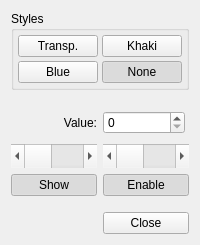
<?xml version="1.0" encoding="UTF-8"?>
<ui version="4.0">
 <class>StyleWidget</class>
 <widget class="QWidget" name="StyleWidget">
  <property name="geometry">
   <rect>
    <x>0</x>
    <y>0</y>
    <width>184</width>
    <height>245</height>
   </rect>
  </property>
  <property name="windowTitle">
   <string>Form</string>
  </property>
  <layout class="QGridLayout" name="gridLayout">
   <item row="0" column="0" colspan="2">
    <widget class="QGroupBox" name="groupBox">
     <property name="title">
      <string>Styles</string>
     </property>
     <layout class="QGridLayout" name="gridLayout_2">
      <property name="margin">
       <number>4</number>
      </property>
      <property name="spacing">
       <number>4</number>
      </property>
      <item row="0" column="0">
       <widget class="QPushButton" name="transparentStyle">
        <property name="sizePolicy">
         <sizepolicy hsizetype="Minimum" vsizetype="MinimumExpanding">
          <horstretch>0</horstretch>
          <verstretch>0</verstretch>
         </sizepolicy>
        </property>
        <property name="focusPolicy">
         <enum>Qt::StrongFocus</enum>
        </property>
        <property name="text">
         <string>Transp.</string>
        </property>
        <property name="checkable">
         <bool>true</bool>
        </property>
        <property name="checked">
         <bool>false</bool>
        </property>
        <property name="autoExclusive">
         <bool>true</bool>
        </property>
       </widget>
      </item>
      <item row="2" column="0">
       <widget class="QPushButton" name="blueStyle">
        <property name="sizePolicy">
         <sizepolicy hsizetype="Minimum" vsizetype="MinimumExpanding">
          <horstretch>0</horstretch>
          <verstretch>0</verstretch>
         </sizepolicy>
        </property>
        <property name="focusPolicy">
         <enum>Qt::StrongFocus</enum>
        </property>
        <property name="text">
         <string>Blue</string>
        </property>
        <property name="checkable">
         <bool>true</bool>
        </property>
        <property name="checked">
         <bool>false</bool>
        </property>
        <property name="autoExclusive">
         <bool>true</bool>
        </property>
       </widget>
      </item>
      <item row="0" column="1">
       <widget class="QPushButton" name="khakiStyle">
        <property name="sizePolicy">
         <sizepolicy hsizetype="Minimum" vsizetype="MinimumExpanding">
          <horstretch>0</horstretch>
          <verstretch>0</verstretch>
         </sizepolicy>
        </property>
        <property name="focusPolicy">
         <enum>Qt::StrongFocus</enum>
        </property>
        <property name="text">
         <string>Khaki</string>
        </property>
        <property name="checkable">
         <bool>true</bool>
        </property>
        <property name="checked">
         <bool>false</bool>
        </property>
        <property name="autoExclusive">
         <bool>true</bool>
        </property>
       </widget>
      </item>
      <item row="2" column="1">
       <widget class="QPushButton" name="noStyle">
        <property name="sizePolicy">
         <sizepolicy hsizetype="Minimum" vsizetype="MinimumExpanding">
          <horstretch>0</horstretch>
          <verstretch>0</verstretch>
         </sizepolicy>
        </property>
        <property name="focusPolicy">
         <enum>Qt::StrongFocus</enum>
        </property>
        <property name="text">
         <string>None</string>
        </property>
        <property name="checkable">
         <bool>true</bool>
        </property>
        <property name="checked">
         <bool>true</bool>
        </property>
        <property name="autoExclusive">
         <bool>true</bool>
        </property>
       </widget>
      </item>
     </layout>
    </widget>
   </item>
   <item row="1" column="0" colspan="2">
    <spacer name="verticalSpacer_3">
     <property name="orientation">
      <enum>Qt::Vertical</enum>
     </property>
     <property name="sizeHint" stdset="0">
      <size>
       <width>0</width>
       <height>0</height>
      </size>
     </property>
    </spacer>
   </item>
   <item row="2" column="0" colspan="2">
    <layout class="QHBoxLayout" name="horizontalLayout">
     <property name="margin">
      <number>4</number>
     </property>
     <item>
      <widget class="QLabel" name="label">
       <property name="sizePolicy">
        <sizepolicy hsizetype="Preferred" vsizetype="Preferred">
         <horstretch>0</horstretch>
         <verstretch>0</verstretch>
        </sizepolicy>
       </property>
       <property name="text">
        <string>Value:</string>
       </property>
       <property name="alignment">
        <set>Qt::AlignRight|Qt::AlignTrailing|Qt::AlignVCenter</set>
       </property>
      </widget>
     </item>
     <item>
      <widget class="QSpinBox" name="spinBox">
       <property name="focusPolicy">
        <enum>Qt::WheelFocus</enum>
       </property>
       <property name="alignment">
        <set>Qt::AlignLeading|Qt::AlignLeft|Qt::AlignVCenter</set>
       </property>
       <property name="keyboardTracking">
        <bool>false</bool>
       </property>
      </widget>
     </item>
    </layout>
   </item>
   <item row="3" column="0">
    <widget class="QScrollBar" name="horizontalScrollBar">
     <property name="sizePolicy">
      <sizepolicy hsizetype="MinimumExpanding" vsizetype="Fixed">
       <horstretch>0</horstretch>
       <verstretch>0</verstretch>
      </sizepolicy>
     </property>
     <property name="minimumSize">
      <size>
       <width>0</width>
       <height>24</height>
      </size>
     </property>
     <property name="focusPolicy">
      <enum>Qt::TabFocus</enum>
     </property>
     <property name="orientation">
      <enum>Qt::Horizontal</enum>
     </property>
    </widget>
   </item>
   <item row="3" column="1">
    <widget class="QScrollBar" name="horizontalScrollBar_2">
     <property name="sizePolicy">
      <sizepolicy hsizetype="MinimumExpanding" vsizetype="Fixed">
       <horstretch>0</horstretch>
       <verstretch>0</verstretch>
      </sizepolicy>
     </property>
     <property name="minimumSize">
      <size>
       <width>0</width>
       <height>24</height>
      </size>
     </property>
     <property name="focusPolicy">
      <enum>Qt::TabFocus</enum>
     </property>
     <property name="orientation">
      <enum>Qt::Horizontal</enum>
     </property>
    </widget>
   </item>
   <item row="4" column="0">
    <widget class="QPushButton" name="pushButton_2">
     <property name="sizePolicy">
      <sizepolicy hsizetype="MinimumExpanding" vsizetype="Fixed">
       <horstretch>0</horstretch>
       <verstretch>0</verstretch>
      </sizepolicy>
     </property>
     <property name="focusPolicy">
      <enum>Qt::StrongFocus</enum>
     </property>
     <property name="text">
      <string>Show</string>
     </property>
     <property name="checkable">
      <bool>true</bool>
     </property>
     <property name="checked">
      <bool>true</bool>
     </property>
     <property name="flat">
      <bool>false</bool>
     </property>
    </widget>
   </item>
   <item row="4" column="1">
    <widget class="QPushButton" name="pushButton">
     <property name="sizePolicy">
      <sizepolicy hsizetype="MinimumExpanding" vsizetype="Fixed">
       <horstretch>0</horstretch>
       <verstretch>0</verstretch>
      </sizepolicy>
     </property>
     <property name="focusPolicy">
      <enum>Qt::StrongFocus</enum>
     </property>
     <property name="text">
      <string>Enable</string>
     </property>
     <property name="checkable">
      <bool>true</bool>
     </property>
     <property name="checked">
      <bool>true</bool>
     </property>
     <property name="flat">
      <bool>false</bool>
     </property>
    </widget>
   </item>
   <item row="5" column="0" colspan="2">
    <spacer name="verticalSpacer">
     <property name="orientation">
      <enum>Qt::Vertical</enum>
     </property>
     <property name="sizeType">
      <enum>QSizePolicy::Expanding</enum>
     </property>
     <property name="sizeHint" stdset="0">
      <size>
       <width>0</width>
       <height>0</height>
      </size>
     </property>
    </spacer>
   </item>
   <item row="6" column="0">
    <spacer>
     <property name="orientation">
      <enum>Qt::Horizontal</enum>
     </property>
     <property name="sizeHint" stdset="0">
      <size>
       <width>40</width>
       <height>20</height>
      </size>
     </property>
    </spacer>
   </item>
   <item row="6" column="1">
    <widget class="QPushButton" name="close">
     <property name="focusPolicy">
      <enum>Qt::StrongFocus</enum>
     </property>
     <property name="text">
      <string>Close</string>
     </property>
    </widget>
   </item>
  </layout>
 </widget>
 <resources>
  <include location="styleexample.qrc"/>
 </resources>
 <connections>
  <connection>
   <sender>horizontalScrollBar</sender>
   <signal>valueChanged(int)</signal>
   <receiver>horizontalScrollBar_2</receiver>
   <slot>setValue(int)</slot>
   <hints>
    <hint type="sourcelabel">
     <x>84</x>
     <y>147</y>
    </hint>
    <hint type="destinationlabel">
     <x>166</x>
     <y>147</y>
    </hint>
   </hints>
  </connection>
  <connection>
   <sender>horizontalScrollBar_2</sender>
   <signal>valueChanged(int)</signal>
   <receiver>horizontalScrollBar</receiver>
   <slot>setValue(int)</slot>
   <hints>
    <hint type="sourcelabel">
     <x>166</x>
     <y>147</y>
    </hint>
    <hint type="destinationlabel">
     <x>84</x>
     <y>147</y>
    </hint>
   </hints>
  </connection>
  <connection>
   <sender>pushButton</sender>
   <signal>clicked(bool)</signal>
   <receiver>horizontalScrollBar_2</receiver>
   <slot>setEnabled(bool)</slot>
   <hints>
    <hint type="sourcelabel">
     <x>166</x>
     <y>175</y>
    </hint>
    <hint type="destinationlabel">
     <x>166</x>
     <y>147</y>
    </hint>
   </hints>
  </connection>
  <connection>
   <sender>pushButton_2</sender>
   <signal>clicked(bool)</signal>
   <receiver>horizontalScrollBar</receiver>
   <slot>setVisible(bool)</slot>
   <hints>
    <hint type="sourcelabel">
     <x>84</x>
     <y>175</y>
    </hint>
    <hint type="destinationlabel">
     <x>84</x>
     <y>147</y>
    </hint>
   </hints>
  </connection>
  <connection>
   <sender>spinBox</sender>
   <signal>valueChanged(int)</signal>
   <receiver>horizontalScrollBar_2</receiver>
   <slot>setValue(int)</slot>
   <hints>
    <hint type="sourcelabel">
     <x>166</x>
     <y>115</y>
    </hint>
    <hint type="destinationlabel">
     <x>166</x>
     <y>147</y>
    </hint>
   </hints>
  </connection>
  <connection>
   <sender>horizontalScrollBar_2</sender>
   <signal>valueChanged(int)</signal>
   <receiver>spinBox</receiver>
   <slot>setValue(int)</slot>
   <hints>
    <hint type="sourcelabel">
     <x>132</x>
     <y>132</y>
    </hint>
    <hint type="destinationlabel">
     <x>135</x>
     <y>110</y>
    </hint>
   </hints>
  </connection>
 </connections>
</ui>
